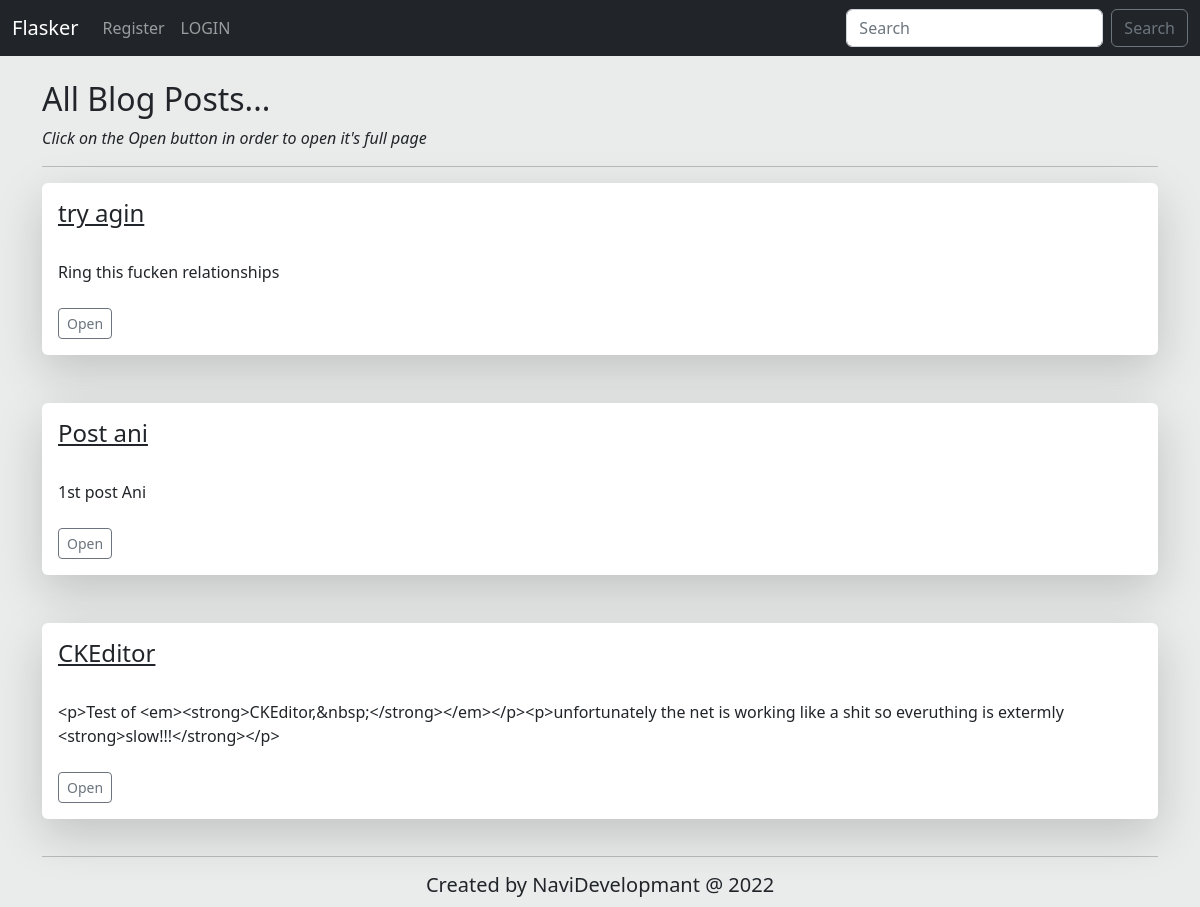
The page / on the database its author committed.
### app.py (models this page shows, shortened)
class Post(db.Model):
    id = db.Column(db.Integer, primary_key = True)
    title = db.Column(db.String(255))
    content = db.Column(db.Text)
    author = db.Column(db.String(255))
    date_posted = db.Column(db.DateTime, default=datetime.utcnow())
    slug = db.Column(db.String(255))
    user_id = db.Column(db.Integer, db.ForeignKey('users.id'))

### app.py (the view)
@app.route('/')
def index():
    posts = Post.query.order_by(Post.date_posted)
    return render_template('index.html', posts=posts)

### app.py
class SearchForm(FlaskForm):
    searched = StringField("Searched", validators=[DataRequired()])
    submit = SubmitField("Search")

### app.py (called while the page is built)
@app.context_processor
def base():
    form = SearchForm()
    return dict(form=form)

### templates/index.html (shortened to what this page needs)
{% extends 'base.html' %}
{% block body %}
<h2>All Blog Posts...</h2>
<i>Click on the Open button in order to open it's full page</i>
<br>
<hr>
{% for post in posts %}
    <div class="shadow-lg p-3 mb-5 bg-body rounded">
        <u><h4>{{ post.title }}</h4></u>
        <br>
        {{ post.content }}
        <br>
        <br>
        <a href="{{ url_for('post', id=post.id) }}">
            <button type="button" class="btn btn-outline-secondary btn-sm">Open</button>
        </a>
    </div>
    {% endfor %}
{% endblock %}

### static/css/style.css (style rules this page uses)
body { background-color: rgb(234, 236, 236); display: flex; flex-direction: column; }

### rows shown on the page
Post: title "try agin", content "Ring this fucken relationships"
Post: title "Post ani", content "1st post Ani"
Post: title "CKEditor", content "<p>Test of <em><strong>CKEditor,&nbsp;</strong></em></p><p>unfortunately the net is working like a shit so everuthing is extermly <strong>slow!!!</strong></p>"
